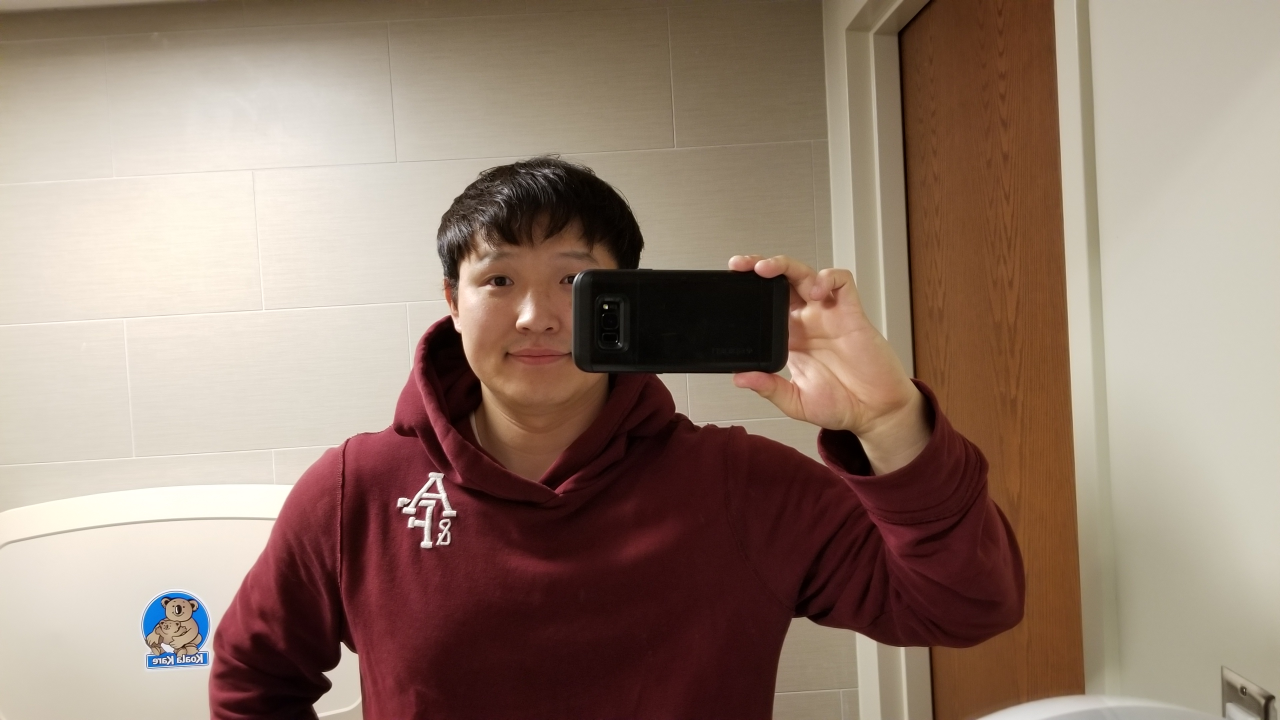
%> input picture proj 3/Image_Blending-master/1.jpg, 2560 x 1440 px (shown at 1/2 size)
$ octave mainfile.m   (GNU Octave 9; MATLAB toolbox functions it lacks are replaced by stand-ins)
%> lines starting %> are read from the running program, lines starting %| are printed output that depends on the picture; in (x1, y1, x2, y2) boxes, pixels count from 0 and x2, y2 are one past the last pixel; in counts of white or black regions, pixels touching at a corner belong together; the program's own positions count from 1
### proj 3/Image_Blending-master/Gaus_Pyr.m
function pyr=Gaus_Pyr(A,levels,sigma,hsize)
pyr=cell(levels,1);
h=fspecial('gaussian',hsize,sigma);
pyr{1,1}=A;
for i=2:levels
    temp=imfilter(pyr{i-1,1},h,'symmetric','corr');
    pyr{i,1}=temp(1:2:end,1:2:end);
end

### proj 3/Image_Blending-master/Lap_Pyr.m
function pyr=Lap_Pyr(A)
levels=size(A,1);
pyr=cell(levels,1);
pyr{levels,1}=double(A{levels,1});
for i=levels-1:-1:1
    temp=imresize(A{i+1,1},size(A{i,1}));
    pyr{i,1}=double(A{i,1})-double(temp);
end

### proj 3/Image_Blending-master/blend_Pyr.m
function pyr=blend_Pyr(pyrA,pyrB,pyrMask)
levels=size(pyrMask,1);
pyr=cell(levels,1);
for l=1:levels
    pyr{l,1}=(1-pyrMask{l,1}).*pyrA{l,1}+(pyrMask{l,1}).*pyrB{l,1};
end

### proj 3/Image_Blending-master/collapse_Pyr.m
function img=collapse_Pyr(A)
levels=size(A,1);
for i=levels-1:-1:1
    temp=imresize(uint8(A{i+1,1}),size(A{i,1}));
    A{i,1}=A{i,1}+double(temp);
end
img=uint8(A{1,1});

### proj 3/Image_Blending-master/mainfile.m
clear all
close all
clc

%% Read the images
A=imread('1.jpg');
%> A is the input picture: size 1440x2560x3 uint8; mean R, G, B 149.3, 127.1, 113.2
B=imread('4.jpg');
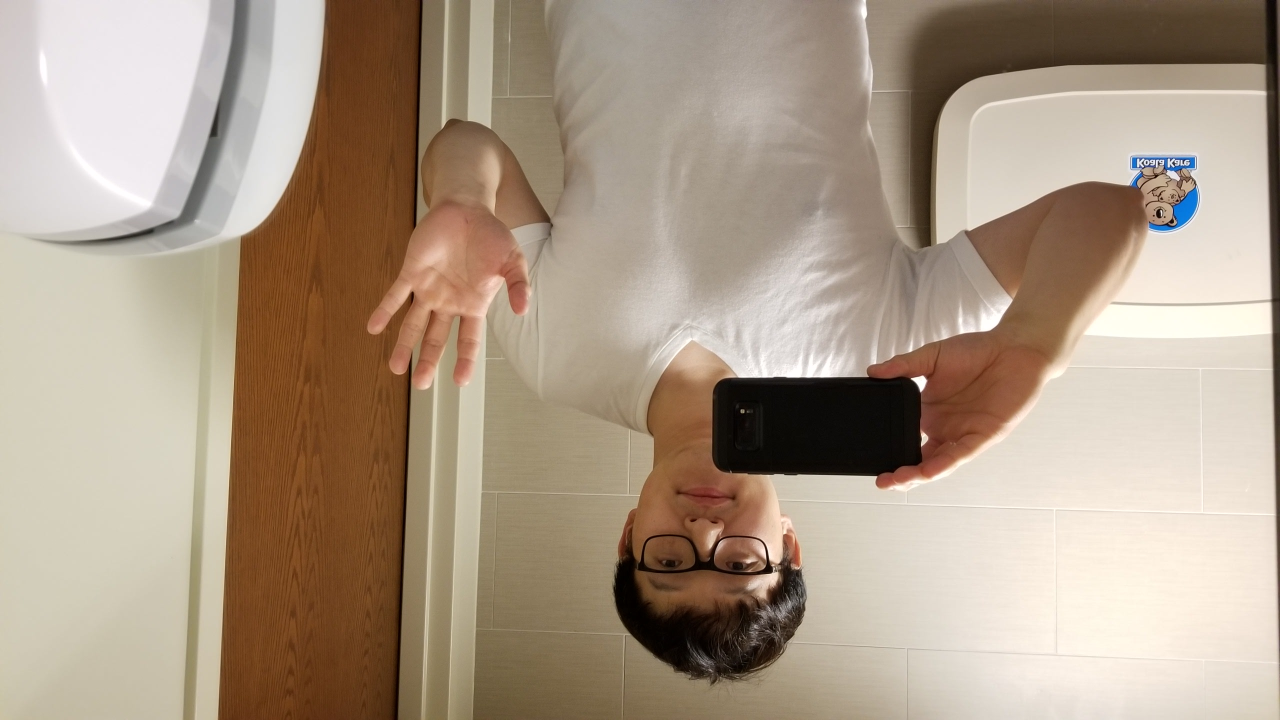
%> input picture proj 3/Image_Blending-master/4.jpg, 2560 x 1440 px (shown at 1/2 size)
%> B is the input picture: size 1440x2560x3 uint8; mean R, G, B 171.1, 153.5, 134.8
% rotate the second image since it's printing upside-down
C=imrotate(B , 180);
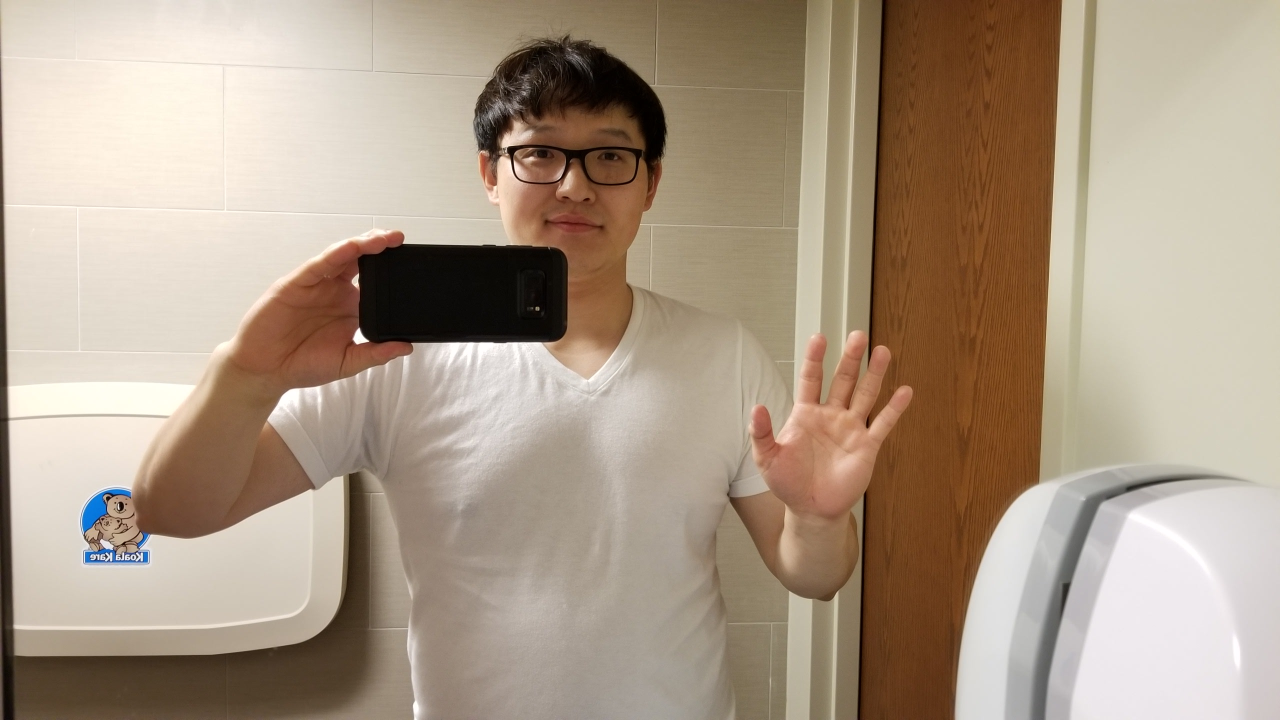
%> C: size 1440x2560x3 uint8 (shown at 1/2 size); mean R, G, B 171.1, 153.5, 134.8; mean of the top-left, top-right, bottom-left and bottom-right quarters 169.2, 136.9, 152.5, 154
% setting height and width
height=size(A,1);
%> height = 1440
width=size(A,2);
%> width = 2560

%% Convert images to grayscale
firstImg=rgb2gray(A);
secondImg=rgb2gray(C);

%% Create mask
partitionedImg=floor(width/2);
%> partitionedImg = 1280
maskedImg=ones(height,width);
maskedImg(:,1:partitionedImg)=0*maskedImg(:,1:partitionedImg);
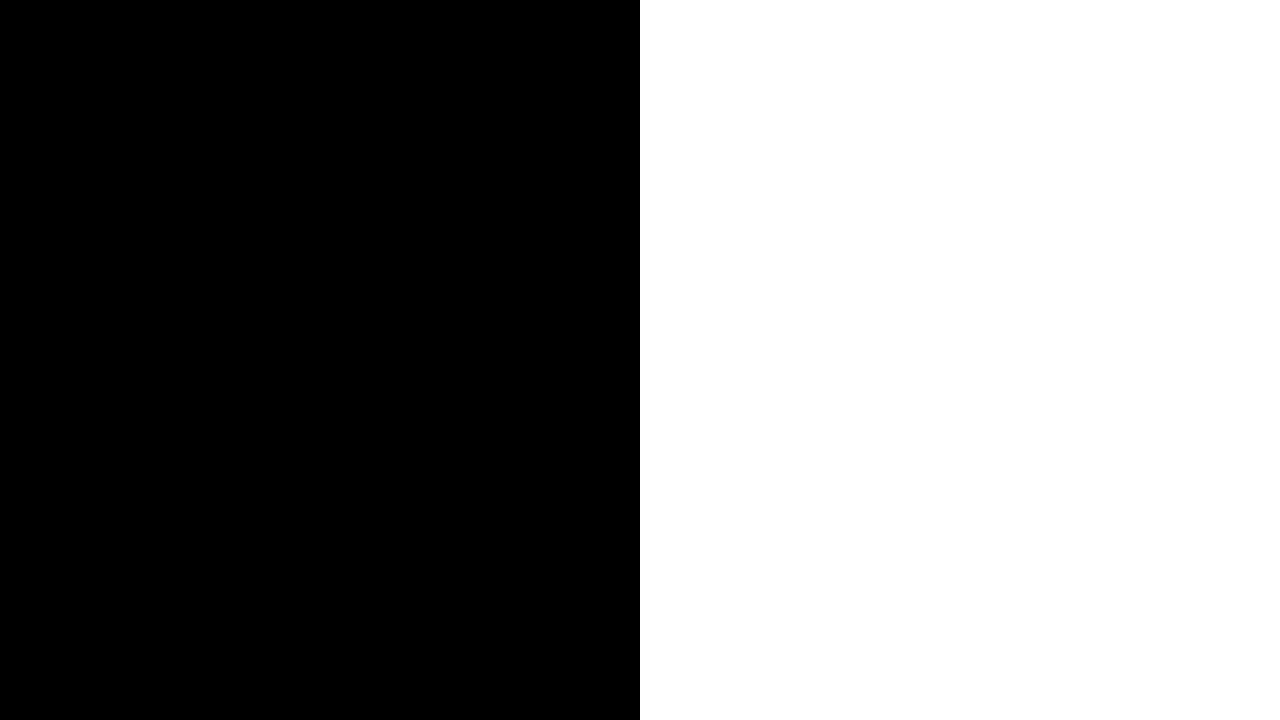
%> maskedImg: size 1440x2560 double (shown at 1/2 size); values 0 (black) and 1 (white), 50% white; 1 white region, box (x1, y1, x2, y2) and area: (1280, 0, 2560, 1440) 1843200

%% Create gaussian pyramids for both the images and the mask
levels=floor(log2(min([width, height])));
%> levels = 10
sigma=2;
hsize=3*sigma+1;
sigmaMask=10;
hsizeMask=3*sigmaMask+1;
% using gausian pyramid
firstImg_Gauss_Pyr=Gaus_Pyr(firstImg,levels,sigma,hsize);
%> after the loop in Gaus_Pyr, `for i=2:levels`: pyr = 10 items
%> firstImg_Gauss_Pyr = 10 items
second_Gauss_Pyr=Gaus_Pyr(secondImg,levels,sigma,hsize);
%> second_Gauss_Pyr = 10 items
masked_gauss_Pyr=Gaus_Pyr(maskedImg,levels,sigmaMask,hsizeMask);

%% Create Laplacian pyramids from both the images
firstImgLaplacePyr=Lap_Pyr(firstImg_Gauss_Pyr);
%> in Lap_Pyr, `levels=size(A,1);`: levels = 10
%> in Lap_Pyr, `pyr=cell(levels,1);`: pyr = {[], [], [], [], [], [], [], [], [], []}
%> the loop in Lap_Pyr, `for i=levels-1:-1:1` made 9 passes
%> i on passes 1, 2, 3, 4, 6, 7, 8, 9: 9, 8, 7, 6, 4, 3, 2, 1
%> after the loop in Lap_Pyr, `for i=levels-1:-1:1`: pyr = 10 items
%> firstImgLaplacePyr = 10 items
secondImgLaplacePyr=Lap_Pyr(second_Gauss_Pyr);
%> the loop in Lap_Pyr (call 2), `for i=levels-1:-1:1` made 9 passes
%> secondImgLaplacePyr = 10 items

%% Blend laplacian pyramid
blendedPyr=blend_Pyr(firstImgLaplacePyr,secondImgLaplacePyr,masked_gauss_Pyr);
%> blendedPyr = 10 items

%% Reconstruct image from blended pyramid
blendedImg=collapse_Pyr(blendedPyr);
%> the loop in collapse_Pyr, `for i=levels-1:-1:1` made 9 passes
imshow(blendedImg);
imgClubbed=[firstImg(:,1:partitionedImg), secondImg(:,partitionedImg+1:end)];
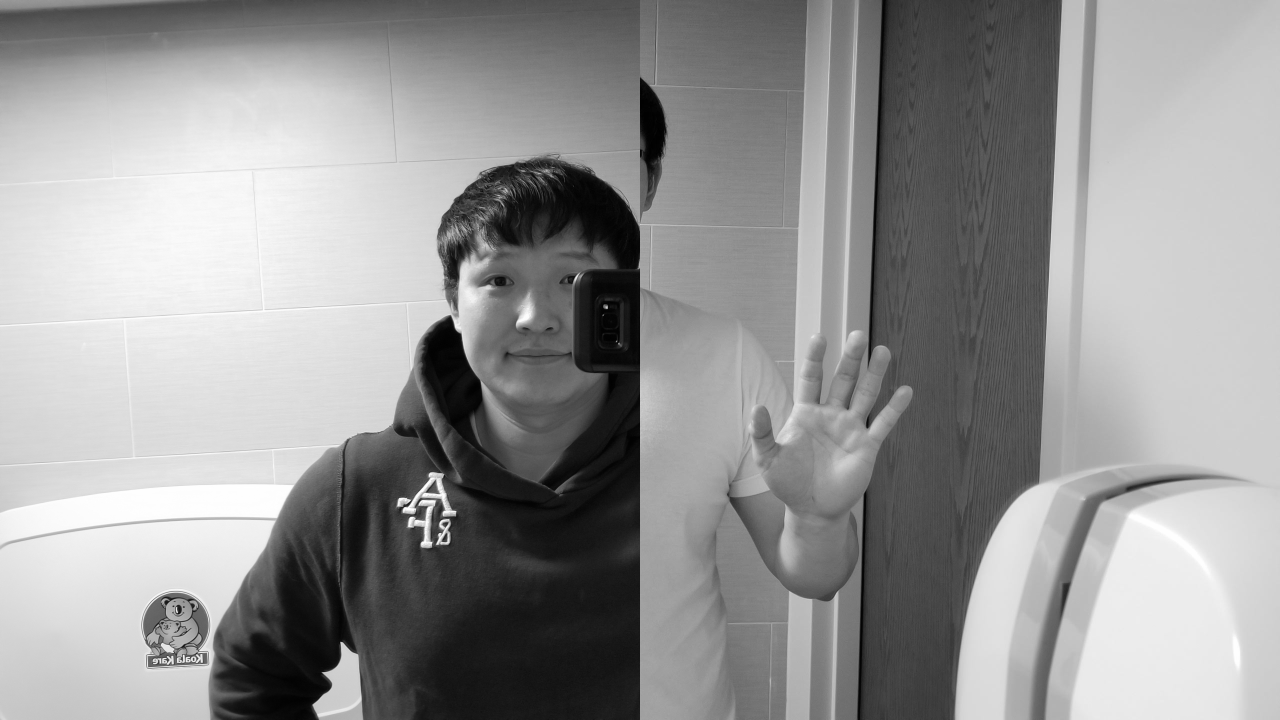
%> imgClubbed: size 1440x2560 uint8 (shown at 1/2 size); min 0, max 255, mean 149
figure, imshow(imgClubbed);
